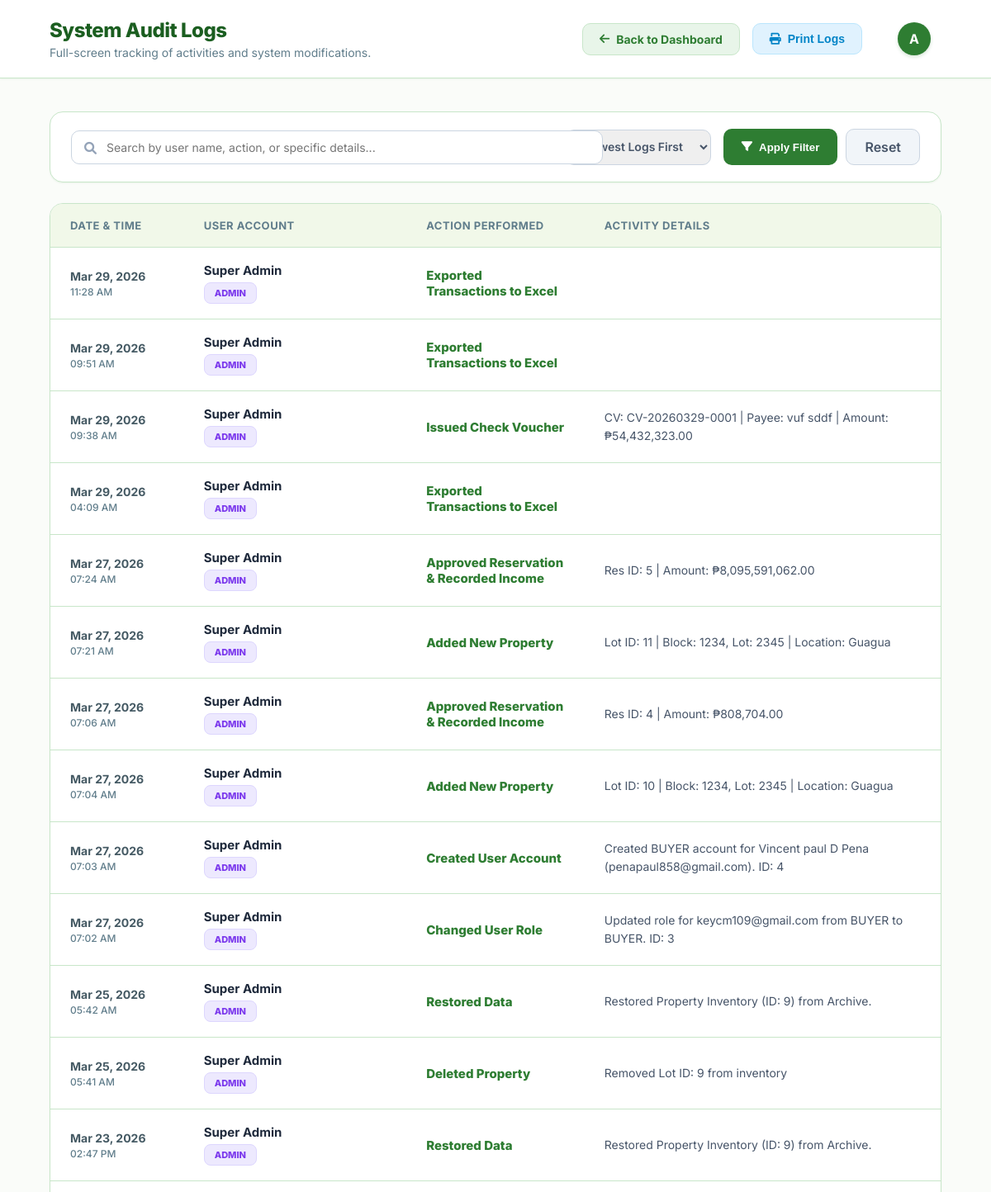
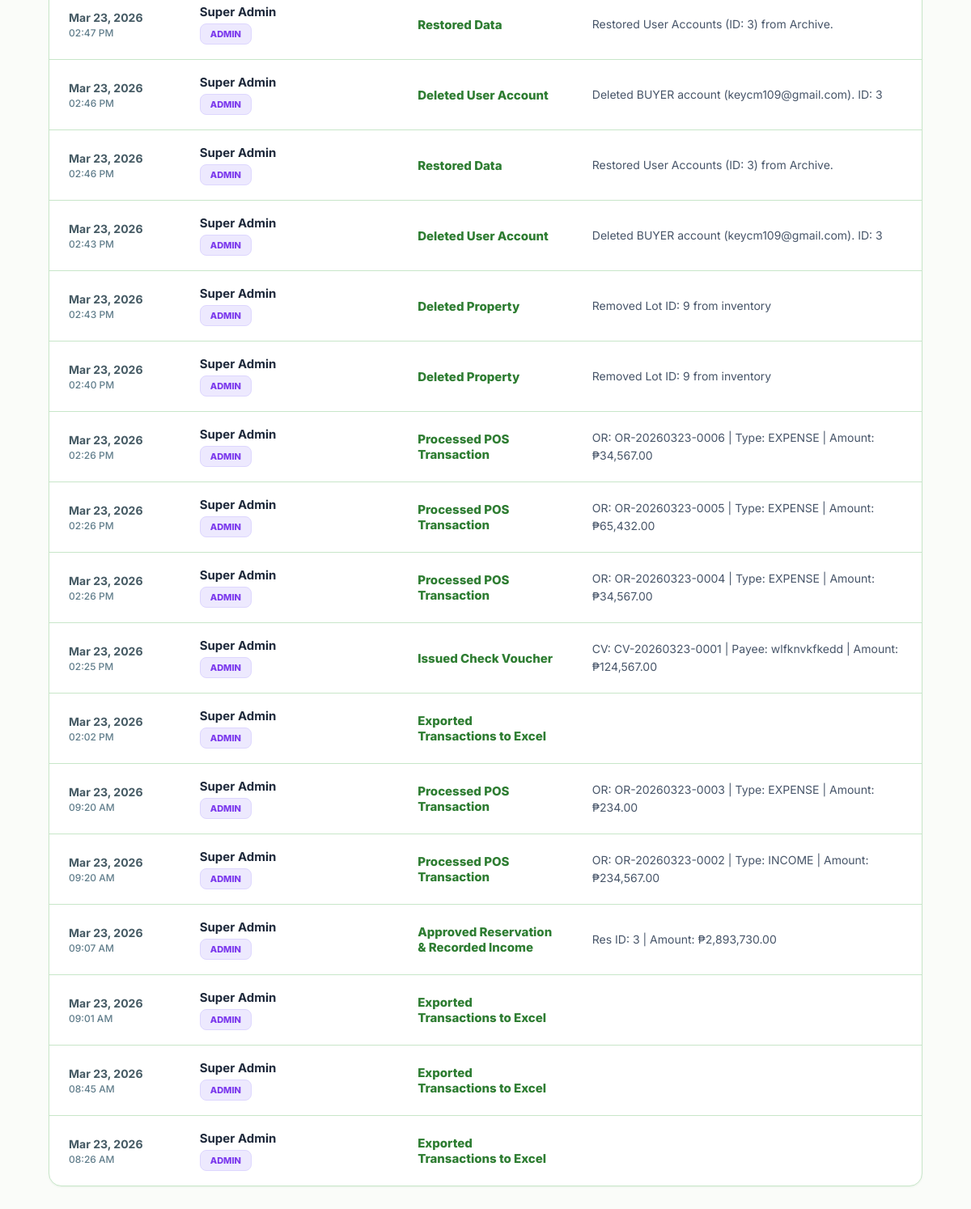
/audit_logs.php (signed in), run on the app's committed database (2 pictures, top to bottom).
### tables this page shows
CREATE TABLE `audit_logs` (
  `id` int(11) NOT NULL,
  `user_id` int(11) NOT NULL,
  `action` varchar(255) NOT NULL,
  `details` text DEFAULT NULL,
  `created_at` timestamp NOT NULL DEFAULT current_timestamp()
);

CREATE TABLE `users` (
  `id` int(11) NOT NULL,
  `fullname` varchar(100) DEFAULT NULL,
  `email` varchar(100) DEFAULT NULL,
  `password` varchar(255) DEFAULT NULL,
  `phone` varchar(20) DEFAULT NULL,
  `role` enum('SUPER ADMIN','ADMIN','MANAGER','AGENT','BUYER') DEFAULT 'BUYER',
  `created_at` timestamp NOT NULL DEFAULT current_timestamp()
);

### audit_logs.php (the view, shortened to what this page needs)
<?php
include 'config.php';
$search = isset($_GET['search']) ? $conn->real_escape_string($_GET['search']) : '';
$sort = isset($_GET['sort']) ? $_GET['sort'] : 'desc';
$where_sql = "1=1";
$order_sql = "ORDER BY a.created_at DESC";
$query = "SELECT a.*, u.fullname, u.role FROM audit_logs a
          LEFT JOIN users u ON a.user_id = u.id
          WHERE $where_sql
          $order_sql LIMIT 500";
$logs = $conn->query($query);
?>
<!DOCTYPE html>
<html lang="en">
<head>
    <link rel="stylesheet" href="https://cdnjs.cloudflare.com/ajax/libs/font-awesome/6.0.0/css/all.min.css">
</head>
<body>
    <div class="main-panel">
        <div class="top-header">
            <div class="header-title">
                <h1>System Audit Logs</h1>
                <p>Full-screen tracking of activities and system modifications.</p>
            </div>
            <div style="display: flex; align-items: center; gap: 15px;">
                <a href="admin.php?view=dashboard" class="btn-back"><i class="fa-solid fa-arrow-left"></i> Back to Dashboard</a>
                <button onclick="window.print()" class="btn-print"><i class="fa-solid fa-print"></i> Print Logs</button>
                <div class="profile-dropdown" style="margin-left: 15px;">
                    <div class="profile-trigger">
                        <div class="profile-avatar">A</div>
                    </div>
                </div>
            </div>
        </div>
        <div class="content-area">
            <div class="toolbar">
                <form method="GET" style="display: flex; gap: 15px; flex-wrap: wrap; width: 100%; align-items: center;">
                    <div style="flex: 1; position: relative; min-width: 300px;">
                        <i class="fa-solid fa-search" style="position: absolute; left: 16px; top: 14px; color: #94a3b8; font-size: 15px;"></i>
                        <input type="text" name="search" class="form-control" placeholder="Search by user name, action, or specific details..." value="<?= htmlspecialchars($search) ?>" style="padding-left: 42px; width: 100%;">
                    </div>
                    <div>
                        <select name="sort" class="form-control" style="font-weight: 600; min-width: 160px;">
                            <option value="desc" <?= $sort == 'desc' ? 'selected' : '' ?>>Newest Logs First</option>
                        </select>
                    </div>
                    <div style="display: flex; gap: 10px;">
                        <button type="submit" class="btn-filter"><i class="fa-solid fa-filter"></i> Apply Filter</button>
                        <a href="audit_logs.php" class="btn-reset">Reset</a>
                    </div>
                </form>
            </div>
            <div class="table-container">
                <table>
                    <thead>
                        <tr>
                            <th style="width: 15%;">Date & Time</th>
                            <th style="width: 25%;">User Account</th>
                            <th style="width: 20%;">Action Performed</th>
                            <th style="width: 40%;">Activity Details</th>
                        </tr>
                    </thead>
                    <tbody>
                        <?php
                        if($logs && $logs->num_rows > 0):
                            while($row = $logs->fetch_assoc()):
                        ?>
                        <tr>
                            <td>
                                <span class="log-date"><?= date('M d, Y', strtotime($row['created_at'])) ?></span>
                                <span class="log-time"><?= date('h:i A', strtotime($row['created_at'])) ?></span>
                            </td>
                            <td>
                                <strong style="color: #1e293b; display: block; font-size: 15px; margin-bottom: 5px;"><?= htmlspecialchars($row['fullname'] ?? 'System Process') ?></strong>
                                <span class="role-badge role-<?= str_replace(' ', '-', $row['role'] ?? 'BUYER') ?>"><?= $row['role'] ?? 'SYSTEM' ?></span>
                            </td>
                            <td>
                                <span class="action-text"><?= htmlspecialchars($row['action']) ?></span>
                            </td>
                            <td style="font-size: 14px; color: #475569; line-height: 1.6; padding-right: 20px;">
                                <?= htmlspecialchars($row['details']) ?>
                            </td>
                        </tr>
                        <?php
                            endwhile;
                        endif; ?>
                    </tbody>
                </table>
            </div>
        </div>
    </div>
</body>
</html>

### audit_logs.php (style rules this page uses)
:root { --primary: #2e7d32; --primary-light: #e8f5e9; --dark: #1b5e20; --gray-light: #f1f8e9; --gray-border: #c8e6c9; --text-muted: #607d8b; --shadow-sm: 0 1px 2px 0 rgba(46, 125, 50, 0.08); --shadow-md: 0 4px 6px -1px rgba(46, 125, 50, 0.1), 0 2px 4px -1px rgba(46, 125, 50, 0.06); --shadow-lg: 0 10px 15px -3px rgba(46, 125, 50, 0.15), 0 4px 6px -2px rgba(46, 125, 50, 0.05); }
body { background-color: #fafcf9; min-height: 100vh; font-family: 'Inter', sans-serif; color: #37474f; margin: 0; padding: 0; }
.main-panel { width: 100%; display: flex; flex-direction: column; }
.top-header { display: flex; justify-content: space-between; align-items: center; background: #ffffff; padding: 20px 60px; border-bottom: 1px solid var(--gray-border); box-shadow: var(--shadow-sm); z-index: 50; }
.header-title h1 { font-size: 24px; font-weight: 800; color: var(--dark); margin: 0 0 4px 0; letter-spacing: -0.5px; }
.header-title p { color: var(--text-muted); font-size: 14px; margin: 0; }
.profile-dropdown { position: relative; cursor: pointer; }
.profile-trigger { display: flex; align-items: center; gap: 12px; padding: 6px 12px; border-radius: 10px; transition: background 0.2s; border: 1px solid transparent; }
.profile-avatar { width: 40px; height: 40px; background: var(--primary); color: white; border-radius: 50%; display: flex; align-items: center; justify-content: center; font-weight: bold; font-size: 16px; box-shadow: 0 2px 4px rgba(46, 125, 50, 0.2); }
.content-area { padding: 40px 60px; flex: 1; }
.toolbar { background: white; padding: 20px 25px; border-radius: 16px; border: 1px solid var(--gray-border); box-shadow: var(--shadow-sm); margin-bottom: 25px; display: flex; flex-wrap: wrap; gap: 15px; align-items: center; justify-content: space-between; }
.form-control { padding: 11px 16px; border: 1px solid #cbd5e1; border-radius: 10px; font-family: inherit; font-size: 14px; outline: none; transition: 0.2s; color: #475569; }
.btn-filter { background: var(--primary); color: white; border: none; padding: 11px 22px; border-radius: 10px; font-weight: 600; cursor: pointer; transition: 0.2s; display: inline-flex; align-items: center; gap: 8px; }
.btn-reset { background: #f1f5f9; color: #475569; border: 1px solid #cbd5e1; padding: 11px 22px; border-radius: 10px; font-weight: 600; cursor: pointer; text-decoration: none; transition: 0.2s; }
.table-container { background: white; border-radius: 16px; border: 1px solid var(--gray-border); box-shadow: var(--shadow-sm); overflow: hidden; margin-bottom: 30px; }
table { width: 100%; border-collapse: collapse; }
th { text-align: left; padding: 18px 24px; font-size: 13px; font-weight: 700; color: var(--text-muted); text-transform: uppercase; background: var(--gray-light); border-bottom: 1px solid var(--gray-border); letter-spacing: 0.5px; }
td { padding: 18px 24px; border-bottom: 1px solid var(--gray-border); color: #37474f; font-size: 14px; vertical-align: middle; }
tr:last-child td { border-bottom: none; }
.role-badge { padding: 5px 12px; border-radius: 8px; font-size: 11px; font-weight: 800; text-transform: uppercase; display: inline-block; border: 1px solid transparent; }
.role-SUPER-ADMIN, .role-ADMIN { background: #ede9fe; color: #7c3aed; border-color: #ddd6fe; }
.btn-print { background: #e0f2fe; color: #0284c7; border: 1px solid #bae6fd; padding: 10px 20px; border-radius: 10px; font-size: 14px; font-weight: 700; text-decoration: none; display: inline-flex; align-items: center; gap: 8px; transition: 0.2s; cursor: pointer; }
.btn-back { background: var(--primary-light); color: var(--primary); border: 1px solid var(--gray-border); padding: 10px 20px; border-radius: 10px; font-size: 14px; font-weight: 700; text-decoration: none; display: inline-flex; align-items: center; gap: 8px; transition: 0.2s; cursor: pointer; }
.log-date { font-weight: 700; color: #455a64; font-size: 14px; }
.log-time { font-size: 12px; font-weight: 500; display: block; margin-top: 3px; color: var(--text-muted); }
.action-text { font-weight: 800; color: var(--primary); font-size: 15px; }

### data on the page
audit_logs: created_at "Mar 29, 2026", created_at "11:28 AM", user.fullname "Super Admin", user.role "ADMIN", action "Exported Transactions to Excel"
audit_logs: created_at "Mar 29, 2026", created_at "09:51 AM", user.fullname "Super Admin", user.role "ADMIN", action "Exported Transactions to Excel"
audit_logs: created_at "Mar 29, 2026", created_at "09:38 AM", user.fullname "Super Admin", user.role "ADMIN", action "Issued Check Voucher", details "CV: CV-20260329-0001 | Payee: vuf sddf | Amount: ₱54,432,323.00"
audit_logs: created_at "Mar 29, 2026", created_at "04:09 AM", user.fullname "Super Admin", user.role "ADMIN", action "Exported Transactions to Excel"
audit_logs: created_at "Mar 27, 2026", created_at "07:24 AM", user.fullname "Super Admin", user.role "ADMIN", action "Approved Reservation & Recorded Income", details "Res ID: 5 | Amount: ₱8,095,591,062.00"
audit_logs: created_at "Mar 27, 2026", created_at "07:21 AM", user.fullname "Super Admin", user.role "ADMIN", action "Added New Property", details "Lot ID: 11 | Block: 1234, Lot: 2345 | Location: Guagua"
audit_logs: created_at "Mar 27, 2026", created_at "07:06 AM", user.fullname "Super Admin", user.role "ADMIN", action "Approved Reservation & Recorded Income", details "Res ID: 4 | Amount: ₱808,704.00"
audit_logs: created_at "Mar 27, 2026", created_at "07:04 AM", user.fullname "Super Admin", user.role "ADMIN", action "Added New Property", details "Lot ID: 10 | Block: 1234, Lot: 2345 | Location: Guagua"
audit_logs: created_at "Mar 27, 2026", created_at "07:03 AM", user.fullname "Super Admin", user.role "ADMIN", action "Created User Account", details "Created BUYER account for Vincent paul D Pena (penapaul858@gmail.com). ID: 4"
audit_logs: created_at "Mar 27, 2026", created_at "07:02 AM", user.fullname "Super Admin", user.role "ADMIN", action "Changed User Role", details "Updated role for keycm109@gmail.com from BUYER to BUYER. ID: 3"
audit_logs: created_at "Mar 25, 2026", created_at "05:42 AM", user.fullname "Super Admin", user.role "ADMIN", action "Restored Data", details "Restored Property Inventory (ID: 9) from Archive."
audit_logs: created_at "Mar 25, 2026", created_at "05:41 AM", user.fullname "Super Admin", user.role "ADMIN", action "Deleted Property", details "Removed Lot ID: 9 from inventory"
audit_logs: created_at "Mar 23, 2026", created_at "02:47 PM", user.fullname "Super Admin", user.role "ADMIN", action "Restored Data", details "Restored Property Inventory (ID: 9) from Archive."
audit_logs: created_at "Mar 23, 2026", created_at "02:47 PM", user.fullname "Super Admin", user.role "ADMIN", action "Restored Data", details "Restored User Accounts (ID: 3) from Archive."
audit_logs: created_at "Mar 23, 2026", created_at "02:46 PM", user.fullname "Super Admin", user.role "ADMIN", action "Deleted User Account", details "Deleted BUYER account (keycm109@gmail.com). ID: 3"
audit_logs: created_at "Mar 23, 2026", created_at "02:46 PM", user.fullname "Super Admin", user.role "ADMIN", action "Restored Data", details "Restored User Accounts (ID: 3) from Archive."
audit_logs: created_at "Mar 23, 2026", created_at "02:43 PM", user.fullname "Super Admin", user.role "ADMIN", action "Deleted User Account", details "Deleted BUYER account (keycm109@gmail.com). ID: 3"
audit_logs: created_at "Mar 23, 2026", created_at "02:43 PM", user.fullname "Super Admin", user.role "ADMIN", action "Deleted Property", details "Removed Lot ID: 9 from inventory"
audit_logs: created_at "Mar 23, 2026", created_at "02:40 PM", user.fullname "Super Admin", user.role "ADMIN", action "Deleted Property", details "Removed Lot ID: 9 from inventory"
audit_logs: created_at "Mar 23, 2026", created_at "02:26 PM", user.fullname "Super Admin", user.role "ADMIN", action "Processed POS Transaction", details "OR: OR-20260323-0006 | Type: EXPENSE | Amount: ₱34,567.00"
audit_logs: created_at "Mar 23, 2026", created_at "02:26 PM", user.fullname "Super Admin", user.role "ADMIN", action "Processed POS Transaction", details "OR: OR-20260323-0005 | Type: EXPENSE | Amount: ₱65,432.00"
audit_logs: created_at "Mar 23, 2026", created_at "02:26 PM", user.fullname "Super Admin", user.role "ADMIN", action "Processed POS Transaction", details "OR: OR-20260323-0004 | Type: EXPENSE | Amount: ₱34,567.00"
audit_logs: created_at "Mar 23, 2026", created_at "02:25 PM", user.fullname "Super Admin", user.role "ADMIN", action "Issued Check Voucher", details "CV: CV-20260323-0001 | Payee: wlfknvkfkedd | Amount: ₱124,567.00"
audit_logs: created_at "Mar 23, 2026", created_at "02:02 PM", user.fullname "Super Admin", user.role "ADMIN", action "Exported Transactions to Excel"
audit_logs: created_at "Mar 23, 2026", created_at "09:20 AM", user.fullname "Super Admin", user.role "ADMIN", action "Processed POS Transaction", details "OR: OR-20260323-0003 | Type: EXPENSE | Amount: ₱234.00"
audit_logs: created_at "Mar 23, 2026", created_at "09:20 AM", user.fullname "Super Admin", user.role "ADMIN", action "Processed POS Transaction", details "OR: OR-20260323-0002 | Type: INCOME | Amount: ₱234,567.00"
audit_logs: created_at "Mar 23, 2026", created_at "09:07 AM", user.fullname "Super Admin", user.role "ADMIN", action "Approved Reservation & Recorded Income", details "Res ID: 3 | Amount: ₱2,893,730.00"
audit_logs: created_at "Mar 23, 2026", created_at "09:01 AM", user.fullname "Super Admin", user.role "ADMIN", action "Exported Transactions to Excel"
audit_logs: created_at "Mar 23, 2026", created_at "08:45 AM", user.fullname "Super Admin", user.role "ADMIN", action "Exported Transactions to Excel"
audit_logs: created_at "Mar 23, 2026", created_at "08:26 AM", user.fullname "Super Admin", user.role "ADMIN", action "Exported Transactions to Excel"
